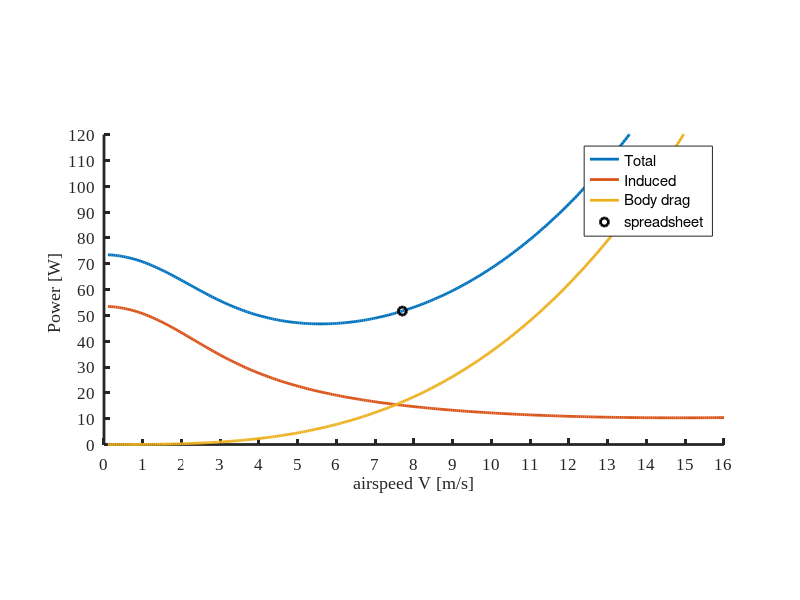
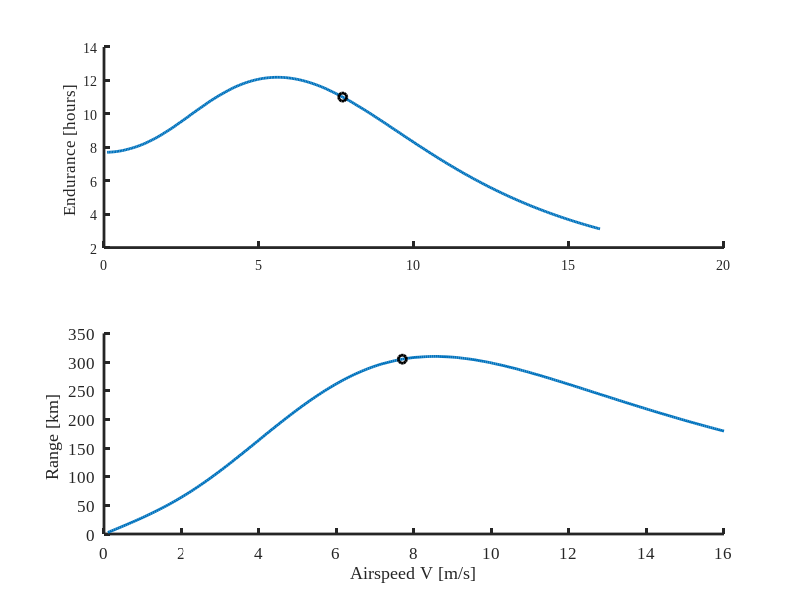

Write MATLAB code to recreate these figures, in order.
%%%% Titan Aerial Daughtercraft (TAD) %%%%%%%%%%%%%%%%
%%%% Momentum theory based parametric analysis %%%%%%%
%%%% Tailsitter mission design %%%%%%%%%%%%%%%%%%%%%%%
%%%% 07/09/2018 %%%%%%%%%%%%%%%%%%%%%%%%%%%%%%%%%%%%%%
%%%% Daiju uehara, Larry Matthies, Phil Tokumaru %%%%% 

clc 
clear all

% Define planet paremeters on Titan
a = 190;% speed of sound [m/s]
rho = 5.34;% air density [kg/m^3]
g = 1.352;% gravity [m/s^2]
nu = 1.2e-6;% kinematic viscosity [m^2/s]

%%
% Define vehicle parameters
m = 10;% vehicle mass [kg]
N = m*g;% vehicle weight [N]
Nr = 4;% number of rotor, assuming a quadcopter config

% Hover performance assumption
FM = 0.72;% rotor figure of merit is given parameter in this analysis 
Mtip = 0.18;% Tip mach number
DL = 50/g;% disk loading [kg/m^2] typical for toy-scale helicopter?

% Parameters of each rotor 
Vtip = Mtip*a;% Tip speed [m/s]
A = m/Nr/DL;% disk area
R = sqrt(A/pi);% rotor radius [m]
omega = Vtip/R;% angular velocity [rad/s]
RPM = 2*pi/omega*60;% angular velocity [RPM]

% Ideal hover power 
Th = N/Nr;%thrust of each rotor for hover
vh = sqrt(DL*g/2/rho);% ideal induced velocity in hover
Ph = Th*vh;% ideal induced power in hover

% Payload fuselage design
it = 0.06;% insulation thickness [m]
pl = 0.17;% payload length [m]
pw = 0.12;% payload width [m]
ph = 0.07;% payload height [m]
Ap = 0.012;% payload frontal area [m^2] or pw x ph 
mp = 2;% payload mass [kg]
ma = 0.5;% avionics mass [kg]
da = 2500;% avionics density [kg/m^3]
va = ma/da;% avionics volume [m^3]
de = 2500;% energy storage density [kg/m^3]
Cdmulti = 1.5;% drag multiplier

% Efficiency coefficients
etam = 0.80;% motor efficiency 
etac = 0.95;% control efficiency 

etafw = FM*etam*etac;% total forward flight efficiency
kinduced = 1.15;% induced power factor 

% Blade parameters
dblade = 0.15;% blade mass density based on disk area [kg/m^2]
mblade = dblade*A*4;
Cdblade = 0.007;% blade drag coefficient

% Support tube mass
msupport = 0.0720*R*Nr;

% Motor constant 
m1 = 0.003;% motor constant [kg]
m2 = 0.322;% motor constant [kg/N-m]

% Battery specific energy
Ebconst = 100;% Wh/kg

%%
% Forward flight analysis
V = 0.1:0.05:16;% forward speed flight range
% Optimize disk angle of attack till maximum mission radius is found
% AoAop = zeros(1,length(V));
mbattery = 0;
counter = 0;
alpha = zeros(1,length(V));
time = zeros(1,length(V));
hours = zeros(1,length(V));
range = zeros(1,length(V));
rm = zeros(1,length(V));
Ps = zeros(1,length(V));
Qs = zeros(1,length(V));
mba = zeros(1,length(V));
Thrust = zeros(1,length(V));
Pis = zeros(1,length(V));
Pps = zeros(1,length(V));
vis = zeros(1,length(V));

for ii = 1:length(V)
    clear mtotal
    mtotal = 0;
    mbattery = 0;
    counter = 0;
    while abs(m-mtotal) > 10^(-2) 
        mbattery = mbattery+0.005;
        evolume = mbattery/de;% energy storage volume [m^3]
        wbvolume = evolume+va;% warm box volume [m^3]
        wblength = (wbvolume)^(1/3);% warm box side length [m]
        Awb = (wblength+it)^2;% warm box frontal area with insulation [m^2]
        Afuselage = Awb+Ap;% payload + warm box [m^2]
        lre = Afuselage/pw;% characteristic length for Re [m]
        Re = V(1,ii)*lre/nu;% Reynolds number
        if Re < 2e5
            Cdbody = 0.47;% drag coefficient of vehicle body
        else
            Cdbody = 0.18;
        end
        Dbody = 1/2*Cdmulti*Cdbody*V(1,ii)^2*rho*Afuselage;% parasite drag [N]
        Ppara = Dbody*V(1,ii);% Parasite power [W]
        Drotor = Dbody/Nr;% drag per rotor [N]
        AoA = atan(Drotor/Th);% disk angle of attack [rad]
        degree = rad2deg(AoA);% AoA [deg]
        Ttotal = sqrt(Drotor^2+Th^2);% Total thrust of each rotor [N]
        mu = V(1,ii)*cos(AoA)/(Vtip);
        Ct = Ttotal/(rho*A*Vtip^2);
        lambda = sqrt(Ct/2);
        lambda_old = 10*lambda;
        iter = 0;
        while abs(lambda_old-lambda) > 10^-3 && lambda ~= 0
            lambda_old = lambda;
            lambda = lambda - (lambda-mu*tan(AoA)-Ct/2/sqrt(mu^2+lambda^2))...
                     /(1+Ct/2*lambda/((mu^2+lambda^2)^(3/2)));
            iter = iter + 1;
        end
        vi = lambda*Vtip-V(1,ii)*sin(AoA);% induced velocity in forward flight
        Pi = Ttotal*vi;% induced power without induced loss
        Profile = 20;
        Paero = Pi*Nr/etafw+Ppara+Profile;% no profile power because of the momentum theory based analysis
        Paerorotor = Paero/Nr;% shaft power of each rotor 
        mskin = 1.600*8*Afuselage;% Fuselage mass
        rch = Pi/Ph;% ratio of forward flight induced power to hover 
        Q = Paerorotor/omega;% Torque of each rotor [Nm]
        mmotor = m1+m2*Q;% motor mass [kg]
        
        % Find total mass required
        mtotal = mp+ma+mskin+mbattery+mmotor*Nr+msupport+mblade+0.1*m;% total mass [kg]
        counter = counter+1;

    end  
        Eb = Ebconst*mbattery;% battery energy [Wh]
        time(1,ii) = Eb/Paero*3600;% mission endurance [s]
        hours(1,ii) = time(1,ii)/3600;% mission endurance [h]
        range(1,ii) = time(1,ii)*V(1,ii)/1000;% mission range [km]
        rm(1,ii) = range(1,ii)/2;% mission radius [km]
        Qs(1,ii) = Q;
        alpha(1,ii) = degree;
        mba(1,ii) = mbattery;
        Thrust(1,ii) = Ttotal;
        Ps(1,ii) = Paero;
        Pis(1,ii) = Pi*Nr/etafw;
        Pps(1,ii) = Ppara;
        vis(1,ii) = vi;
end
%%
phil = 7.69;
% [7.69 	7.80	7.91	7.96	8.03	7.97	8.01	8.06	8.11]
Vdiff = abs(V-phil);
[mini,Imin] = min(Vdiff);
%%
figure(1)
hold on
si = 2;
h5 = plot(V,Ps,'linewidth',si);
plot(V,Pis,'linewidth',si)
plot(V,Pps,'linewidth',si)
hh5 = plot(V(1,Imin),Ps(1,Imin),'ok','linewidth',si);

h = gca;
grid off;
fs = 12;
% set(h,'GridAlpha',0.1,'GridLineStyle','--','GridColor',[0.5 0.5 0.5]);
% title('ground config');
xlabel('airspeed V [m/s]','FontSize',fs);
ylabel('Power [W] ','FontSize',fs);
set(h,'FontName','Times New Roman','linewidth',si);
set(h,'FontName','Times New Roman','linewidth',si);
legend('Total','Induced','Body drag','spreadsheet');

a1 = 0;
a2 = 16;
b1 = 0;
b2 = 120;
xlim([a1 a2]);
ylim([b1 b2]);

FS = 12;
xt = a1:1:a2 ;
set(h,'XTick',xt) ;
set(h,'XTickLabel',xt,'fontsize',FS) ;
yt = b1:10:b2 ; 
set(h,'YTick',yt) ;
set(h,'YTickLabel',yt,'fontsize',FS) ;
pbaspect([2 1 1])
%%
figure(2)
si = 2;
subplot(2,1,1)
hold on
hhh5 = plot(V,hours,'linewidth',si);
hhhh5 = plot(V(1,Imin),hours(1,Imin),'ok','linewidth',si);

h = gca;
grid off;
fs = 12;

ylabel('Endurance [hours] ','FontSize',fs);
set(h,'FontName','Times New Roman','linewidth',si);
set(h,'FontName','Times New Roman','linewidth',si);

subplot(2,1,2)
hold on
hhhhh5 = plot(V,range,'linewidth',si);
hhhhhh5 = plot(V(1,Imin),range(1,Imin),'ok','linewidth',si);

h = gca;
grid off;
fs = 12;

xlabel('Airspeed V [m/s]','FontSize',fs);
ylabel('Range [km] ','FontSize',fs);
set(h,'FontName','Times New Roman','linewidth',si);
set(h,'FontName','Times New Roman','linewidth',si);

a1 = 0;
a2 = 16;
b1 = 0;
b2 = 5.5;
xlim([a1 a2]);
% ylim([b1 b2]);

FS = 12;
xt = a1:2:a2 ;
set(h,'XTick',xt) ;
set(h,'XTickLabel',xt,'fontsize',FS) ;
% yt = b1:0.5:b2 ; 
% set(h,'YTick',yt) ;
% set(h,'YTickLabel',yt,'fontsize',FS) ;


